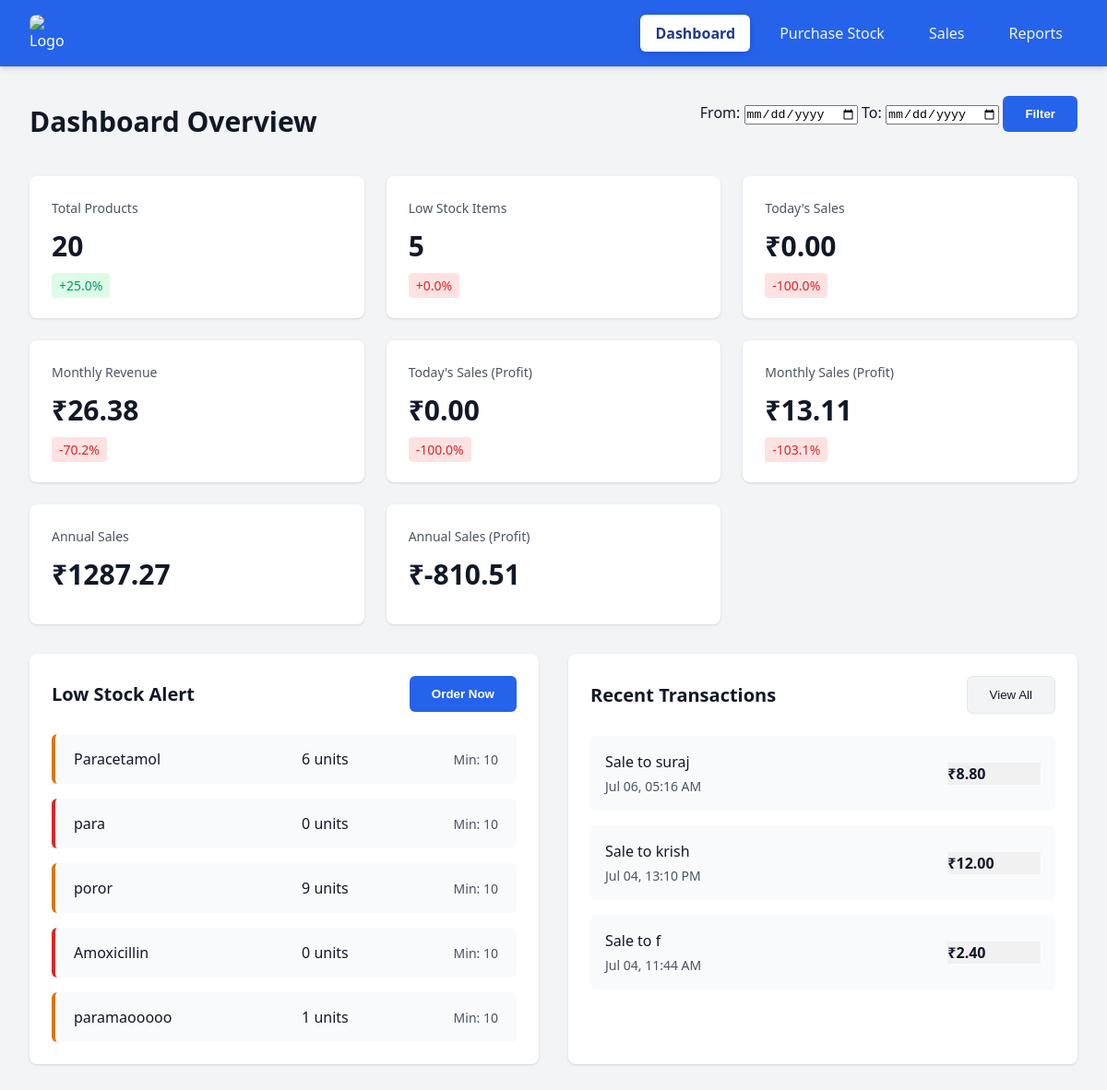
The app's page /index/ with its own data.
### b/models.py (models this page shows)
class Batch(models.Model):
    purchase = models.ForeignKey(Purchase, on_delete=models.CASCADE, related_name='batches')
    medicine = models.ForeignKey(Medicine, on_delete=models.CASCADE)
    batch_code = models.CharField(max_length=100)
    hsn_code = models.CharField(max_length=100, blank=True, null=True)
    strips = models.IntegerField(default=1)
    tablets = models.IntegerField()
    boxes = models.IntegerField(default=1)
    rate = models.DecimalField(max_digits=10, decimal_places=2, default=0)
    expiry_date = models.DateField()
    cost_price = models.DecimalField(max_digits=10, decimal_places=2, default=0)
    mrp = models.DecimalField(max_digits=10, decimal_places=2, default=0)
    quantity = models.IntegerField(default=0)  # total bought
    quantity_remaining = models.IntegerField(default=0)  # updated during sale

class Medicine(models.Model):
    name = models.CharField(max_length=100)
    description = models.TextField(blank=True)
    min_quantity = models.IntegerField(default=0)

class Sale(models.Model):
    customer_name = models.CharField(max_length=100)
    date = models.DateTimeField(auto_now_add=True)
    refered_doctor = models.CharField(max_length=100, blank=True, null=True)
    mobile = models.CharField(max_length=20, blank=True, null=True)
    sub_total=models.DecimalField(max_digits=10, decimal_places=2)
    gst=models.DecimalField(max_digits=10, decimal_places=2)
    discount=models.DecimalField(max_digits=10, decimal_places=2)
    total_amount = models.DecimalField(max_digits=10, decimal_places=2)
    profit = models.DecimalField(max_digits=10, decimal_places=2)

### b/views.py (the view)
# urls.py: path('index/', index, name='index'),
def index(request):
    start_date_str = request.GET.get('start_date')
    end_date_str = request.GET.get('end_date')
    today = timezone.now().date()
    try:
        if start_date_str and end_date_str:
            start_date = datetime.strptime(start_date_str, "%Y-%m-%d").date()
            end_date = datetime.strptime(end_date_str, "%Y-%m-%d").date()
        else:
            start_date = today
            end_date = today
    except ValueError:
        start_date = today
        end_date = today
    yesterday = today - timedelta(days=1)
    current_month = today.month
    current_year = today.year
    total_products = Medicine.objects.count()
    total_products_prev = Medicine.objects.filter(
        id__in=Batch.objects.filter(
            purchase__purchase_date__lt=today
        ).values_list('medicine_id', flat=True)
    ).distinct().count()
    total_products_change = calculate_percentage_change(total_products, total_products_prev)
    low_stock_batches = Batch.objects.filter(
        quantity_remaining__lt=F('medicine__min_quantity')
    ).select_related('medicine')
    low_stock_count = low_stock_batches.count()
    low_stock_prev = Batch.objects.filter(
        quantity_remaining__lt=F('medicine__min_quantity'),
        purchase__purchase_date__lt=today
    ).count()
    low_stock_change = calculate_percentage_change(low_stock_count, low_stock_prev)
    todays_sales = Sale.objects.filter(date__date=today).aggregate(total=Sum('total_amount'))['total'] or 0
    yesterdays_sales = Sale.objects.filter(date__date=yesterday).aggregate(total=Sum('total_amount'))['total'] or 0
    todays_sales_change = calculate_percentage_change(todays_sales, yesterdays_sales)
    todays_profit = Sale.objects.filter(date__date=today).aggregate(total=Sum('profit'))['total'] or 0
    yesterdays_profit = Sale.objects.filter(date__date=yesterday).aggregate(total=Sum('profit'))['total'] or 0
    todays_sales_change_profit = calculate_percentage_change(todays_profit, yesterdays_profit)
    monthly_revenue = Sale.objects.filter(
        date__year=current_year, date__month=current_month
    ).aggregate(total=Sum('total_amount'))['total'] or 0
    last_month = today.replace(day=1) - timedelta(days=1)
    last_month_revenue = Sale.objects.filter(
        date__year=last_month.year, date__month=last_month.month
    ).aggregate(total=Sum('total_amount'))['total'] or 0
    monthly_revenue_change = calculate_percentage_change(monthly_revenue, last_month_revenue)
    monthly_revenue_profit = Sale.objects.filter(
        date__year=current_year, date__month=current_month
    ).aggregate(total=Sum('profit'))['total'] or 0
    last_month_profit = Sale.objects.filter(
        date__year=last_month.year, date__month=last_month.month
    ).aggregate(total=Sum('profit'))['total'] or 0
    monthly_revenue_change_profit = calculate_percentage_change(monthly_revenue_profit, last_month_profit)
    annual_sales_total = Sale.objects.filter(date__year=current_year).aggregate(total=Sum('total_amount'))['total'] or 0
    annual_sales_profit = Sale.objects.filter(date__year=current_year).aggregate(total=Sum('profit'))['total'] or 0
    range_sales_total = Sale.objects.filter(date__date__range=(start_date, end_date)).aggregate(total=Sum('total_amount'))['total'] or 0
    range_sales_profit = Sale.objects.filter(date__date__range=(start_date, end_date)).aggregate(total=Sum('profit'))['total'] or 0
    recent_purchases = Purchase.objects.select_related('distributor').order_by('-purchase_date')[:3]
    recent_sales = Sale.objects.order_by('-date')[:3]
    transactions = [
        {
            'type': 'purchase',
            'name': f"Purchase from {p.distributor.name}",
            'time': timezone.make_aware(datetime.combine(p.purchase_date, datetime.min.time())),
            'amount': p.total_amount
        } for p in recent_purchases
    ] + [
        {
            'type': 'sale',
            'name': f"Sale to {s.customer_name}",
            'time': s.date,
            'amount': s.total_amount
        } for s in recent_sales
    ]
    transactions.sort(key=lambda x: x['time'], reverse=True)
    recent_transactions = transactions[:3]
    return render(request, 'index.html', {
        'total_products': total_products,
        'total_products_change': total_products_change,
        'low_stock_batches': low_stock_batches,
        'low_stock_count': low_stock_count,
        'low_stock_change': low_stock_change,
        'todays_sales_total': todays_sales,
        'todays_sales_change': todays_sales_change,
        'todays_sales_total_profit': todays_profit,
        'todays_sales_change_profit': todays_sales_change_profit,
        'monthly_revenue': monthly_revenue,
        'monthly_revenue_change': monthly_revenue_change,
        'monthly_revenue_profit': monthly_revenue_profit,
        'monthly_revenue_change_profit': monthly_revenue_change_profit,
        'annual_sales_total': annual_sales_total,
        'annual_sales_profit': annual_sales_profit,
        'range_sales_total': range_sales_total,
        'range_sales_profit': range_sales_profit,
        'recent_transactions': recent_transactions,
        'selected_start_date': start_date,
        'selected_end_date': end_date,
    })

### b/views.py (called while the page is built)
def calculate_percentage_change(current, previous):
    if previous == 0:
        return None if current == 0 else 100.0
    return ((current - previous) / previous) * 100

### b/templates/index.html (shortened to what this page needs)
{% load static %}
<!DOCTYPE html>
<html lang="en">
<head>
    <link rel="stylesheet" href="{% static 'tanu/styles.css' %}">
</head>
<body>
    <nav class="navbar">
        <div class="nav-brand">
            <img src="https://images.unsplash.com/photo-1584982751601-97dcc096659c?w=50&h=50&fit=crop" alt="Logo" class="nav-logo">
            <h1>MediTrack</h1>
        </div>
        <div class="nav-links">
<a href="{% url 'index' %}" class="{% if request.path == '/index/' %}active{% endif %}">Dashboard</a>
<a href="{% url 'purchase' %}" class="{% if request.path == '/purchase/' %}active{% endif %}">Purchase Stock</a>
<a href="{% url 'sales' %}" class="{% if request.path == '/sales/' %}active{% endif %}">Sales</a>
      <a href="{% url 'reports' %}" class="{% if request.path == '/reports/' %}active{% endif %}">Reports</a>
        </div>
    </nav>
    <main class="dashboard">
        <div class="dashboard-header">
            <h2>Dashboard Overview</h2>
        <form method="GET" class="date-filter" style="margin-bottom: 1rem;">
  <label>From:
    <input type="date" name="start_date" value="{{ request.GET.start_date }}">
  </label>
  <label>To:
    <input type="date" name="end_date" value="{{ request.GET.end_date }}">
  </label>
  <button type="submit" class="btn-primary">Filter</button>
</form>
        </div>
        <div class="stats-container">
            <div class="stat-card">
    <h3>Total Products</h3>
    <p class="stat-number">{{ total_products }}</p>
    <span class="stat-trend {% if total_products_change >= 0 %}positive{% else %}negative{% endif %}">
        {% if total_products_change is not None %}
            {% if total_products_change >= 0 %}+{% endif %}{{ total_products_change|floatformat:1 }}%
        {% else %}
            N/A
        {% endif %}
    </span>
</div>
<div class="stat-card">
    <h3>Low Stock Items</h3>
    <p class="stat-number">{{ low_stock_count }}</p>
    <span class="stat-trend {% if low_stock_change >= 0 %}negative{% else %}positive{% endif %}">
        {% if low_stock_change is not None %}
            {% if low_stock_change >= 0 %}+{% endif %}{{ low_stock_change|floatformat:1 }}%
        {% else %}
            N/A
        {% endif %}
    </span>
</div>
<div class="stat-card">
    <h3>Today's Sales</h3>
    <p class="stat-number">₹{{ todays_sales_total|floatformat:2 }}</p>
    <span class="stat-trend {% if todays_sales_change >= 0 %}positive{% else %}negative{% endif %}">
        {% if todays_sales_change is not None %}
            {% if todays_sales_change >= 0 %}+{% endif %}{{ todays_sales_change|floatformat:1 }}%
        {% else %}
            N/A
        {% endif %}
    </span>
</div>
<div class="stat-card">
    <h3>Monthly Revenue</h3>
    <p class="stat-number">₹{{ monthly_revenue|floatformat:2 }}</p>
    <span class="stat-trend {% if monthly_revenue_change >= 0 %}positive{% else %}negative{% endif %}">
        {% if monthly_revenue_change is not None %}
            {% if monthly_revenue_change >= 0 %}+{% endif %}{{ monthly_revenue_change|floatformat:1 }}%
        {% else %}
            N/A
        {% endif %}
    </span>
</div>
<div class="stat-card">
    <h3>Today's Sales (Profit)</h3>
    <p class="stat-number">₹{{ todays_sales_total_profit|floatformat:2 }}</p>
    <span class="stat-trend {% if todays_sales_change_profit >= 0 %}positive{% else %}negative{% endif %}">
        {% if todays_sales_change_profit is not None %}
            {% if todays_sales_change_profit >= 0 %}+{% endif %}{{ todays_sales_change_profit|floatformat:1 }}%
        {% else %}
            N/A
        {% endif %}
    </span>
</div>
<div class="stat-card">
    <h3>Monthly Sales (Profit)</h3>
    <p class="stat-number">₹{{ monthly_revenue_profit|floatformat:2 }}</p>
    <span class="stat-trend {% if monthly_revenue_change_profit >= 0 %}positive{% else %}negative{% endif %}">
        {% if monthly_revenue_change_profit is not None %}
            {% if monthly_revenue_change_profit >= 0 %}+{% endif %}{{ monthly_revenue_change_profit|floatformat:1 }}%
        {% else %}
            N/A
        {% endif %}
    </span>
</div>
<div class="stat-card">
    <h3>Annual Sales</h3>
    <p class="stat-number">₹{{ annual_sales_total|floatformat:2 }}</p>
</div>
<div class="stat-card">
    <h3>Annual Sales (Profit)</h3>
    <p class="stat-number">₹{{ annual_sales_profit|floatformat:2 }}</p>
</div>
        </div>
        <div class="dashboard-grid">
            <section class="low-stock">
                <div class="section-header">
                    <h3>Low Stock Alert</h3>
                    <a href="{% url 'purchase' %}" ><button class="btn-primary">Order Now</button> </a>
                </div>
                <div class="stock-list">
                    {% for batch in low_stock_batches %}
                    <div class="stock-item {% if batch.quantity_remaining == 0 %}critical{% else %}warning{% endif %}">
                        <span class="item-name">{{ batch.medicine.name }}</span>
                        <span class="stock-count">{{ batch.quantity_remaining }} units</span>
                        <span class="reorder-level">Min: {{ batch.medicine.min_quantity }}</span>
                    </div>
                    {% empty %}
                    <p>No low stock items.</p>
                    {% endfor %}
                </div>
            </section>
            <section class="recent-transactions">
                <div class="section-header">
                    <h3>Recent Transactions</h3>
                    <a href="{% url 'reports' %}" ><button class="btn-secondary">View All</button> </a>
                </div>
                <div class="transaction-list">
                    {% for tx in recent_transactions %}
  <div class="transaction-item {{ tx.type }}">
    <div class="transaction-info">
      <h4>{{ tx.name }}</h4>
      <p>{{ tx.time|date:"M d, H:i A" }}</p>
    </div>
    <span class="amount">₹{{ tx.amount|floatformat:2 }}</span>
  </div>
{% endfor %}
                </div>
            </section>
        </div>
    </main>
</body>
</html>

### records on screen
Batch: medicine.name "Paracetamol", quantity_remaining "6", medicine.min_quantity "10"
Batch: medicine.name "para", quantity_remaining "0", medicine.min_quantity "10"
Batch: medicine.name "poror", quantity_remaining "9", medicine.min_quantity "10"
Batch: medicine.name "Amoxicillin", quantity_remaining "0", medicine.min_quantity "10"
Batch: medicine.name "paramaooooo", quantity_remaining "1", medicine.min_quantity "10"
Sale: time "Jul 06, 05:16 AM", amount "8.80"
Sale: time "Jul 04, 13:10 PM", amount "12.00"
Sale: time "Jul 04, 11:44 AM", amount "2.40"

### other values on screen
{{ total_products }} "20"
{{ total_products_change|floatformat:1 }} "25.0"
{{ low_stock_count }} "5"
{{ low_stock_change|floatformat:1 }} "0.0"
{{ todays_sales_total|floatformat:2 }} "0.00"
{{ todays_sales_change|floatformat:1 }} "-100.0"
{{ monthly_revenue|floatformat:2 }} "26.38"
{{ monthly_revenue_change|floatformat:1 }} "-70.2"
{{ todays_sales_total_profit|floatformat:2 }} "0.00"
{{ todays_sales_change_profit|floatformat:1 }} "-100.0"
{{ monthly_revenue_profit|floatformat:2 }} "13.11"
{{ monthly_revenue_change_profit|floatformat:1 }} "-103.1"
{{ annual_sales_total|floatformat:2 }} "1287.27"
{{ annual_sales_profit|floatformat:2 }} "-810.51"
{{ tx.name }} "Sale to suraj" "Sale to krish" "Sale to f"
